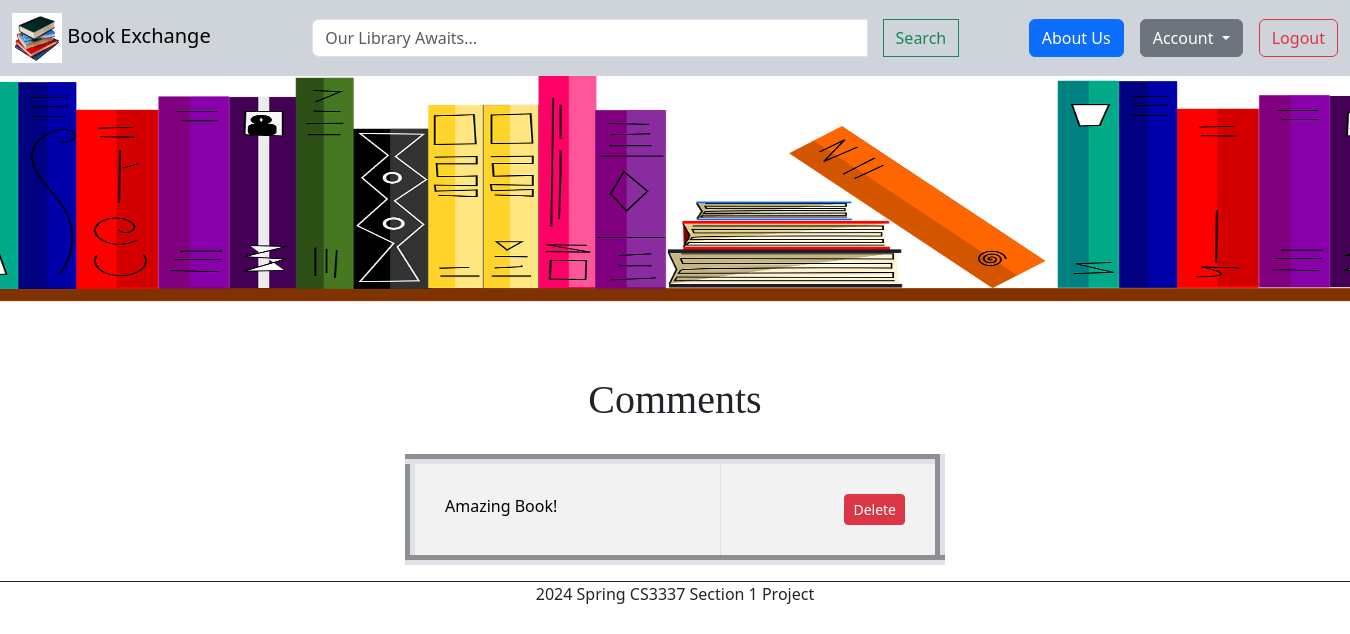
The page /displaycom/6/ (signed in) on the database as committed earlier.
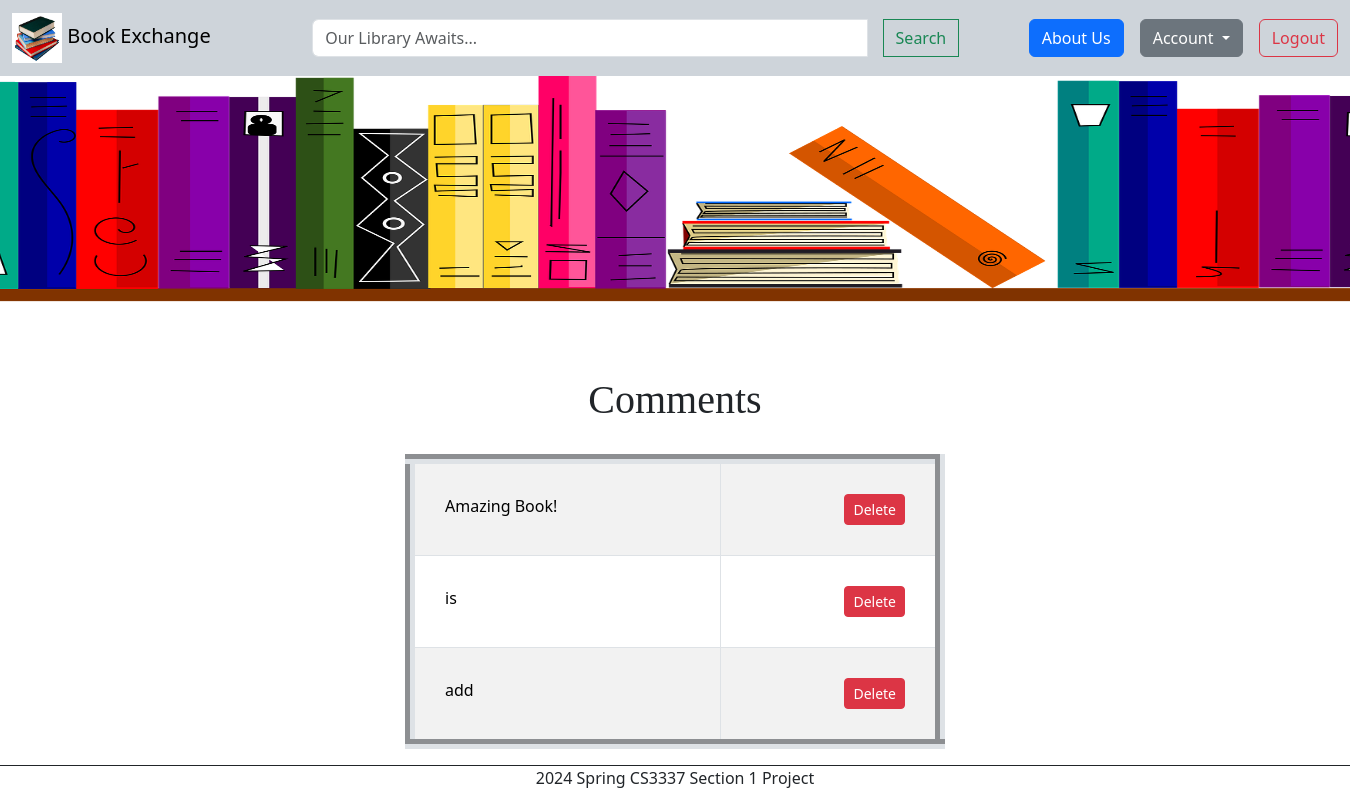
The same page on the database as committed later.
### bookMng/models.py (models this page shows, shortened)
class Comment(models.Model):
    username = models.ForeignKey(User, blank=True, null=True, on_delete=models.CASCADE)
    book = models.ForeignKey(Book, on_delete=models.CASCADE)
    text = models.TextField()

### bookMng/views.py (the view)
# urls.py: path('displaycom/<int:book_id>/', views.displaycom, name='displaycom'),
@login_required(login_url=reverse_lazy('login'))
def displaycom(request, book_id):
    book = Book.objects.get(id=book_id)
    comments = Comment.objects.filter(book=book)
    return render(request,
                  'bookMng/displaycom.html',
                  {
                      'item_list': MainMenu.objects.all(), 'book': book, 'comments': comments})

### bookEx/templates/bookMng/displaycom.html (shortened to what this page needs)
{% extends "base.html" %}
{% load static %}
{% block content %}
<h1 style="font-family: Georgia; margin-bottom:30px" align="center">Comments</h1>
<table align="center" class="table table-bordered table-striped" style="width: 40%" border=10px>
        {% for comment in comments %}
        <tr>
            <td style="padding: 30px;">{{ comment.text }}</td>
            <td align="right" style="padding: 30px;">
            <form action="{% url 'delete_comment' book_id=book.id comment_id=comment.id %}" method="post">
            <button type="submit" class="btn btn-danger btn-sm">Delete</button>
            </form>
            </td>
        </tr>
        {% endfor %}
</table>
{% endblock content %}

Rows that differ between the two databases and show on the page:
added Comment: text "is"
added Comment: text "add"
